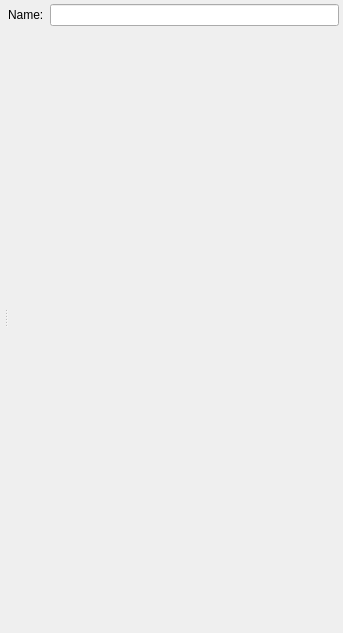
<?xml version="1.0" encoding="UTF-8"?>
<ui version="4.0">
 <class>Form</class>
 <widget class="QWidget" name="Form">
  <property name="geometry">
   <rect>
    <x>0</x>
    <y>0</y>
    <width>343</width>
    <height>633</height>
   </rect>
  </property>
  <property name="windowTitle">
   <string>Form</string>
  </property>
  <layout class="QVBoxLayout" name="verticalLayout_2">
   <property name="margin">
    <number>4</number>
   </property>
   <item>
    <widget class="QSplitter" name="splitter">
     <property name="orientation">
      <enum>Qt::Horizontal</enum>
     </property>
     <widget class="QWidget" name="layoutWidget">
      <layout class="QVBoxLayout" name="verticalLayout_3">
       <property name="margin">
        <number>0</number>
       </property>
       <item>
        <widget class="QWidget" name="myGeneralCanvas" native="true">
         <property name="sizePolicy">
          <sizepolicy hsizetype="MinimumExpanding" vsizetype="Fixed">
           <horstretch>0</horstretch>
           <verstretch>0</verstretch>
          </sizepolicy>
         </property>
         <property name="element_type" stdset="0">
          <string>general_canvas</string>
         </property>
        </widget>
       </item>
       <item>
        <widget class="QWidget" name="myDisplayCanvas" native="true">
         <property name="sizePolicy">
          <sizepolicy hsizetype="MinimumExpanding" vsizetype="MinimumExpanding">
           <horstretch>0</horstretch>
           <verstretch>0</verstretch>
          </sizepolicy>
         </property>
         <property name="minimumSize">
          <size>
           <width>0</width>
           <height>0</height>
          </size>
         </property>
         <property name="element_type" stdset="0">
          <string>display_widget_canvas</string>
         </property>
        </widget>
       </item>
      </layout>
     </widget>
     <widget class="QWidget" name="widget" native="true">
      <layout class="QVBoxLayout" name="verticalLayout">
       <property name="margin">
        <number>0</number>
       </property>
       <item>
        <layout class="QHBoxLayout" name="horizontalLayout">
         <item>
          <widget class="QLabel" name="short_name_label">
           <property name="text">
            <string>Name:</string>
           </property>
          </widget>
         </item>
         <item>
          <widget class="QLineEdit" name="short_name"/>
         </item>
        </layout>
       </item>
       <item>
        <spacer name="verticalSpacer">
         <property name="orientation">
          <enum>Qt::Vertical</enum>
         </property>
         <property name="sizeHint" stdset="0">
          <size>
           <width>20</width>
           <height>591</height>
          </size>
         </property>
        </spacer>
       </item>
      </layout>
     </widget>
    </widget>
   </item>
  </layout>
 </widget>
 <resources/>
 <connections/>
</ui>
